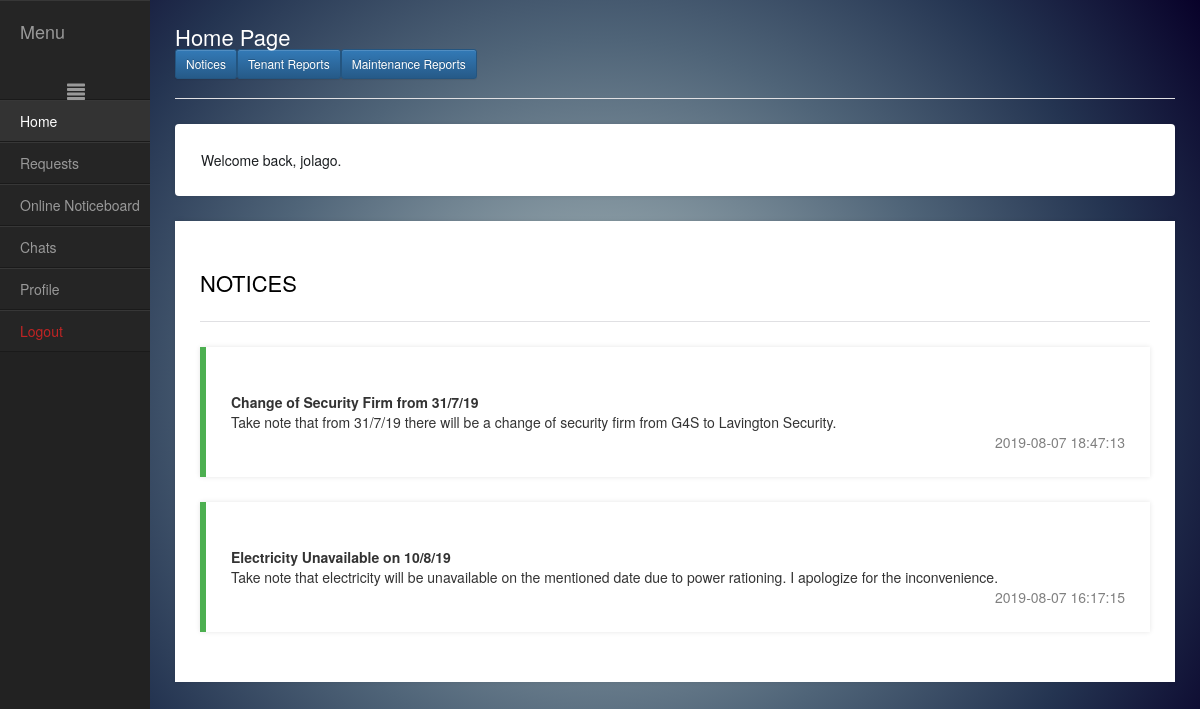
The app's page /welcome.php (signed in) with its own data.
### tables this page shows
CREATE TABLE `user` (
  `user_id` int(11) NOT NULL,
  `f_name` varchar(20) NOT NULL,
  `l_name` varchar(20) NOT NULL,
  `u_name` varchar(40) NOT NULL,
  `email` varchar(20) NOT NULL,
  `u_type` varchar(20) NOT NULL,
  `gender` varchar(10) NOT NULL,
  `psw` varchar(255) NOT NULL,
  `property` varchar(40) NOT NULL,
  `h_no` varchar(20) NOT NULL,
  `status` varchar(20) NOT NULL,
  `u_image` longblob NOT NULL,
  `start_date` timestamp NULL DEFAULT NULL,
  `end_date` timestamp NULL DEFAULT NULL
);

CREATE TABLE `notice_details` (
  `notice_id` int(11) NOT NULL,
  `user_id` int(11) NOT NULL,
  `n_name` varchar(40) NOT NULL,
  `n_description` varchar(255) NOT NULL,
  `n_date` timestamp NOT NULL DEFAULT current_timestamp(),
  `n_status` varchar(20) NOT NULL
);

### session.php (called while the page is built, shortened)
<?php
   include('config.php');
   $user_check = $_SESSION['login_user'];
   $ses_sql = mysqli_query($conn,"select * from user where u_name = '$user_check' ");
   $row = mysqli_fetch_array($ses_sql,MYSQLI_ASSOC);
   $login_session = $row['u_name'];
?>

### notice.php (the view, shortened to what this page needs)
<html>
	<head>
  <link href="stylesheet.css" rel="stylesheet" type="text/css">
    </head>
    <?php
    require_once('session.php');
    include("config.php");
     ?>
    <body class="loggedin">
		<div class="content">
    <?php
    echo  "<h2 style='color:black;'>NOTICES</h2>";
$sql = "SELECT * from notice_details ORDER BY notice_id DESC";
$result = $conn->query($sql);
if ($result->num_rows > 0) {
    while($row = $result->fetch_assoc()) {
        if($row['n_status']=="displayed"){
            echo "<div class='success'><br><strong>  " . $row["n_name"]."</strong><br> " . $row["n_description"]. "<br> <span style='color:grey; float:right;'> " .$row["n_date"] ."</span><br>";
                echo "</div>";
        }
	}
} else {
    echo "0 results";
}
?>
</body>
</html>

### welcome.php (shortened to what this page needs)
<?php
   include('linkbar.php');
?>
<html>
	<head>
	<link href="stylesheet.css" rel="stylesheet" type="text/css">
	</head>
	<body class="loggedin">
		<div class="content">
			<h2 style="color:white;">Home Page
			<br><a href='notice.php' class='btn btn-primary btn-sm btn float-left' >Notices </a>
	<a href='t_reports.php' class='btn btn-primary btn-sm btn float-left' >Tenant Reports</a>
	<a href='reports.php' class='btn btn-primary btn-sm btn float-left' >Maintenance Reports</a><br>
		</h2>
			<div class="alert alert-dark" role="alert">
			Welcome back, <?php echo $login_session; ?>.
</div>
			<?php
   $stmt = $conn->prepare('SELECT u_type FROM user WHERE user_id = ?');
$stmt->bind_param('i', $_SESSION['user_id']);
$stmt->execute();
$stmt->bind_result($u_type);
if($u_type=='landlord')
{
	echo "<b><span style='color:white;'>TENANTS</span></b>";
	$sql="SELECT * FROM user WHERE u_type='tenant' AND property='$session_property' ORDER BY status ";
	$result = $conn->query($sql);
	if ($result->num_rows > 0) {
	echo '<table class="table table-bordered table-dark ">';
	echo "<thead class='thead-dark'><tr><th>"."User ID"."</th><th>"."Username"."</th><th>"."First Name"."</th><th>"."Last Name"."</th><th>"."Email"."</th><th>"."Property"."</th><th>"."House Number"."</th><th>"."Gender"."</th><th>"."Status"."</th><th>"."Update"."</th></tr></thead>";
    while($row = mysqli_fetch_array($result)) {
		echo "<tr><td>" . $row["user_id"]. "</td><td>" . $row["u_name"] . "</td><td>". $row["f_name"]. "</td><td>" .$row["l_name"]. "</td><td>" . $row["email"] . "</td><td>". $row["property"]. "</td><td>".$row["h_no"]. "</td><td>". $row["gender"]."</td><td>". $row["status"]. "</td><td>"." <a class='btn btn-secondary' href=\"delete.php?user_id=$row[user_id]\" ";
		if($row["status"]=="active"){
		echo "onClick=\"return confirm('Are you sure you want to deactivate the account?')\">Deactivate</a>"."</td></tr>";
		}else{
			echo "onClick=\"return confirm('Are you sure you want to activate the account?')\">Activate</a>"."</td></tr>";
		}
}
echo "</table>";
} else { echo "0 results"; }
    }else{
		include('notice.php');
	}
?>
		</div>
	</body>
</html>

### stylesheet.css (style rules this page uses)
body,html { height: 100%; margin: 0; background-image: radial-gradient(circle, #c2c9cb, #8496a0, #4f6478, #243451, #080129); }
body.loggedin { background-color: #f3f4f7; }
.content { width: 1000px; margin: 0 auto; }
.content h2 { margin: 0; padding: 25px 0; font-size: 22px; border-bottom: 1px solid #e0e0e3; color: #4a536e; }
.content > p, .content > div { box-shadow: 0 0 5px 0 rgba(0, 0, 0, 0.1); margin: 25px 0; padding: 25px; background-color: #fff; }
body { background-size: cover; background-repeat:no-repeat; }

### notice.php (style rules this page uses)
body { background-size: cover; background-repeat:no-repeat; }
.success { background-color: #ddffdd; border-left: 6px solid #4CAF50; }

### records on screen
user: u_name "jolago"
notice_details: n_name "Change of Security Firm from 31/7/19", n_description "Take note that from 31/7/19 there will be a change of security firm from G4S to Lavington Security.", n_date "2019-08-07 18:47:13"
notice_details: n_name "Electricity Unavailable on 10/8/19", n_description "Take note that electricity will be unavailable on the mentioned date due to power rationing. I apologize for the inconvenience.", n_date "2019-08-07 16:17:15"
